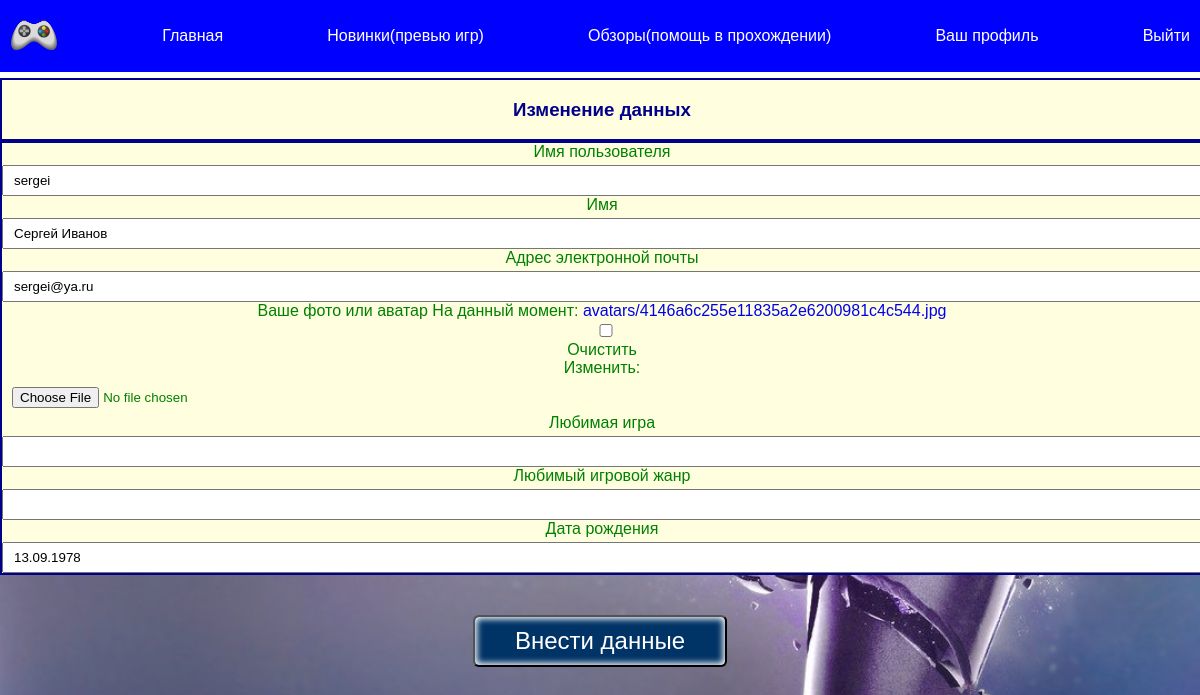
Page /full-form/ (signed in) on the earlier database version.
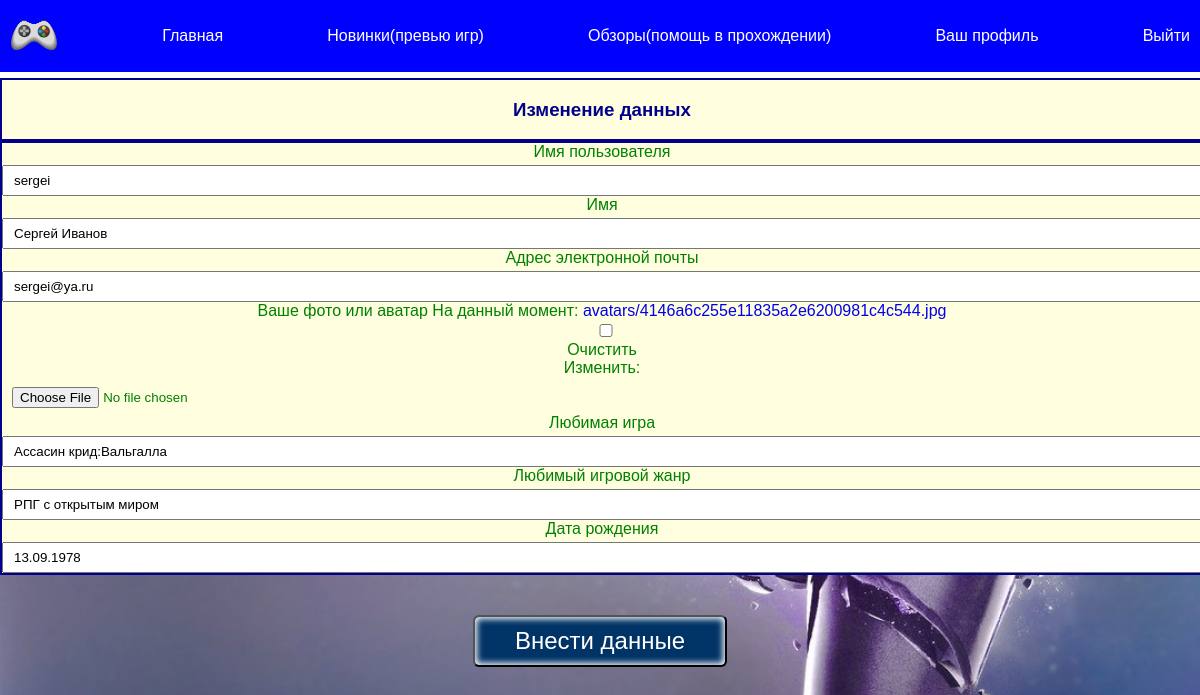
Same page on the later database version.
### users/models.py (models this page shows, shortened)
class Profile(models.Model):
    user = models.OneToOneField(User, on_delete=models.CASCADE, blank=True, null=True)
    avatar = models.ImageField(upload_to='avatars/', blank=True, null=True, verbose_name='Аватар')
    favorite_game = models.CharField(max_length=200, blank=True, null=True, verbose_name='Любимая игра')
    favorite_genre = models.CharField(max_length=200, blank=True, null=True, verbose_name='Любимый жанр игр')
    birthday = models.DateField(blank=True, null=True, verbose_name='День рождения')
    username = models.CharField(max_length=200, blank=True, null=True, verbose_name='Ник пользователя')
    name = models.CharField(max_length=200, blank=True, null=True, verbose_name='Имя пользователя')
    email = models.EmailField(max_length=200, blank=True, null=True, verbose_name='Email')
    class Meta:
        verbose_name = "пользователя"
        verbose_name_plural = 'Пользователи'
        ordering = ['name']

### users/views.py (the view)
# urls.py: path('full-form/', views.full_form, name='full-form'),
def full_form(request):
    prof = request.user.profile
    form = FullForm(instance=prof)
    if request.method == 'POST':
        form = FullForm(request.POST, request.FILES, instance=prof)
        if form.is_valid():
            form.save()
            messages.success(request, "Профиль успешно внесён! ")
            return redirect('profile')
    context = {'form': form, 'message': 'Изменение данных'}
    return render(request, 'users/full-form.html', context)

### users/forms.py
class FullForm(ModelForm):
    class Meta:
        model = Profile
        fields = [
            'username',
            'name',
            'email',
            'avatar',
            'favorite_game',
            'favorite_genre',
            'birthday',
        ]
        labels = {
            'avatar': 'Ваше фото или аватар',
            'favorite_game': 'Любимая игра',
            'favorite_genre': 'Любимый игровой жанр',
            'birthday': 'Дата рождения',
            'username': 'Имя пользователя',
            'name': 'Имя',
            'email': 'Адрес электронной почты',
        }
    def __init__(self, *args, **kwargs):
        super().__init__(*args, **kwargs)

### users/templates/users/full-form.html (shortened to what this page needs)
{% extends 'users/base.html'%}
{% block content %}
<div class="box">
    <h3>{{ message }}</h3>
</div>
<form action="{% url 'full-form' %}" method="post" class="register" enctype="multipart/form-data">
    <div class="box">
        {% for field in form %}
        <label>{{ field.label }}</label>
        {{ field }}
        {% endfor %}
    </div>
    <button class="btm">Внести данные</button>
</form>
{% endblock %}

Differences in the rows shown:
changed Profile "sergei": favorite_game (not shown) → "Ассасин крид:Вальгалла"; favorite_genre (not shown) → "РПГ с открытым миром"
